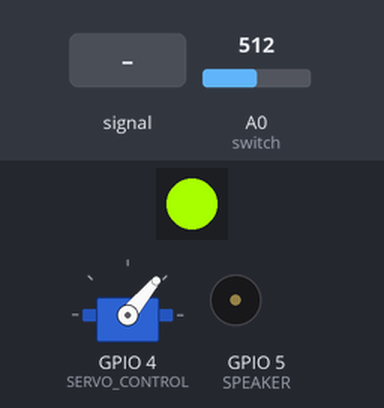
A sketch run on a simulated ESP8266 (NodeMCU). On the bench: 1 RGB LEDs in strip order, left to right, servo, buzzer (waves = sounding). The inputs (shaded band) are chosen by the test bench; at power-on: A0 (switch) = 512. Dim RGB values are drawn brighter than linear; WiFi joins after 1.5 s; servers stay silent unless stated; uploads are accepted with an empty reply; what the sketch prints to the serial monitor is not drawn.

Above: at 1.25 s.
1.3 s: A0 (switch) fed a 200 Hz sine of ±81 counts around its level
At 1.8 s:
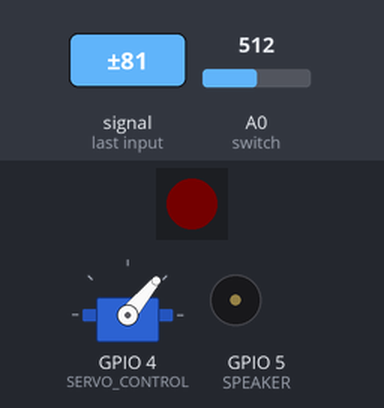
4.3 s: A0 (switch) set to 716
At 4.55 s:
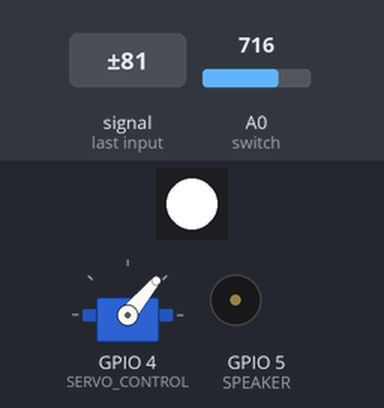
7.3 s: A0 (switch) set to 530
10.3 s: A0 (switch) set to 494
At 10.4 s:
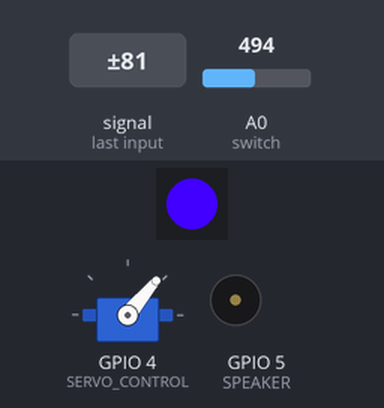
Timing chart, 0 to 21.1 s (numbered marks = the images above; inputs shaded):
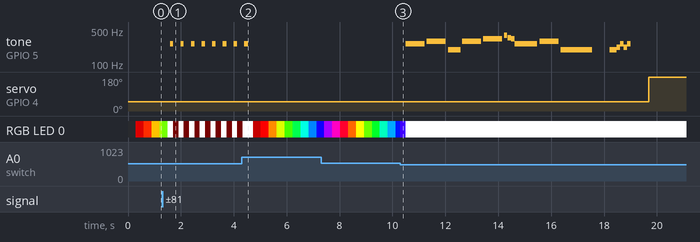

The sketch:

TwichtelgeschenkUselessBox.ino
```cpp
#include <Adafruit_NeoPixel.h>
#include <ESP8266WiFi.h>
#include <Wire.h>
#include <Arduino.h>
#include <Servo.h>
#include <Ticker.h>
#include <ESP8266HTTPClient.h>

unsigned long ulReqcount;
unsigned long ulReconncount;

// WiFi settings
const char* ssid = "vspace.one";
const char* password = "12345678";

extern "C" {
#include <user_interface.h>
}

// Notes
#define NOTE_B0  31
#define NOTE_C1  33
#define NOTE_CS1 35
#define NOTE_D1  37
#define NOTE_DS1 39
#define NOTE_E1  41
#define NOTE_F1  44
#define NOTE_FS1 46
#define NOTE_G1  49
#define NOTE_GS1 52
#define NOTE_A1  55
#define NOTE_AS1 58
#define NOTE_B1  62
#define NOTE_C2  65
#define NOTE_CS2 69
#define NOTE_D2  73
#define NOTE_DS2 78
#define NOTE_E2  82
#define NOTE_F2  87
#define NOTE_FS2 93
#define NOTE_G2  98
#define NOTE_GS2 104
#define NOTE_A2  110
#define NOTE_AS2 117
#define NOTE_B2  123
#define NOTE_C3  131
#define NOTE_CS3 139
#define NOTE_D3  147
#define NOTE_DS3 156
#define NOTE_E3  165
#define NOTE_F3  175
#define NOTE_FS3 185
#define NOTE_G3  196
#define NOTE_GS3 208
#define NOTE_A3  220
#define NOTE_AS3 233
#define NOTE_B3  247
#define NOTE_C4  262
#define NOTE_CS4 277
#define NOTE_D4  294
#define NOTE_DS4 311
#define NOTE_E4  330
#define NOTE_F4  349
#define NOTE_FS4 370
#define NOTE_G4  392
#define NOTE_GS4 415
#define NOTE_A4  440
#define NOTE_AS4 466
#define NOTE_B4  494
#define NOTE_C5  523
#define NOTE_CS5 554
#define NOTE_D5  587
#define NOTE_DS5 622
#define NOTE_E5  659
#define NOTE_F5  698
#define NOTE_FS5 740
#define NOTE_G5  784
#define NOTE_GS5 831
#define NOTE_A5  880
#define NOTE_AS5 932
#define NOTE_B5  988
#define NOTE_C6  1047
#define NOTE_CS6 1109
#define NOTE_D6  1175
#define NOTE_DS6 1245
#define NOTE_E6  1319
#define NOTE_F6  1397
#define NOTE_FS6 1480
#define NOTE_G6  1568
#define NOTE_GS6 1661
#define NOTE_A6  1760
#define NOTE_AS6 1865
#define NOTE_B6  1976
#define NOTE_C7  2093
#define NOTE_CS7 2217
#define NOTE_D7  2349
#define NOTE_DS7 2489
#define NOTE_E7  2637
#define NOTE_F7  2794
#define NOTE_FS7 2960
#define NOTE_G7  3136
#define NOTE_GS7 3322
#define NOTE_A7  3520
#define NOTE_AS7 3729
#define NOTE_B7  3951
#define NOTE_C8  4186
#define NOTE_CS8 4435
#define NOTE_D8  4699
#define NOTE_DS8 4978

#define PLAYSPEED        133  //= 15000/113 BPM
#define TONEDURATION     0.9  //Add little gap between the notes
#define LED_COUNT        1    //Only one Neopixel is used

//Hardware pins
#define NEOPIXELPIN       0
#define SERVO_POWER       2
#define SERVO_CONTROL     4
#define SPEAKER           5
#define MULTICOLOUR_R    12
#define MULTICOLOUR_G    13
#define MULTICOLOUR_B    14
#define MULTICOLOUR_TONE 15
#define CURRENTLY_UNUSED 16

//Machinestates
#define STATE_STARTUP     0
#define STATE_DEEPSLEEP   1
#define STATE_PLAY        2
#define STATE_TURN_OFF1   3
#define STATE_GO_SLEEP1   4
#define STATE_SLEEP1      5
#define STATE_TURN_OFF2   6
#define STATE_GO_SLEEP2   7
#define STATE_SLEEP2      8
#define STATE_TURN_OFF    9
#define STATE_KEEP_OFF   10
#define STATE_GO_SLEEP   11
#define STATE_SLEEP      12

//Variables
uint8_t state = STATE_STARTUP;
uint8_t state_old = -1;
uint8_t timeout = 23;
bool switch_state = false;
int8_t connection = -1;

//Config servo and neopixel
Servo myservo;
Adafruit_NeoPixel strip(LED_COUNT, NEOPIXELPIN, NEO_GRBW + NEO_KHZ800);

//Config timer interrupts
Ticker Tick;
Ticker Music;
Ticker RgbCycle;

//Send message to telegram via telegramiotbot.com
bool telegram(String Message = "", String Token = "59c3dc1a8b797") {
  int c;
  String Send = "";
  for (int i = 0; i < Message.length(); i++) {
    c = Message.charAt(i);
    if ( ('a' <= c && c <= 'z')
         || ('A' <= c && c <= 'Z')
         || ('0' <= c && c <= '9') ) {
      Send += char(c);
    } else {
      if (c <= 0x0F) {
        Send += "%0" + String(c, HEX);
      } else {
        Send += "%" + String(c, HEX);
      }
    }
  }

  HTTPClient http;
  http.begin("http://telegramiotbot.com/api/notify?token=" + Token + "&message=" + Send);
  int httpCode = http.GET();
  return httpCode != HTTP_CODE_OK;
}

//Every 50 ms; 20x per second
void tick() {
  if (timeout != 0) {
    timeout--;
  }
}

//Rickroll
int8_t music = 0;
void musicplayer() { // Plays music in 1/16 Notes
  if (music > 0 ) {
    switch (music) {
      case  1: tone(SPEAKER, NOTE_C4,  6 * PLAYSPEED * TONEDURATION); break;
      case  7: tone(SPEAKER, NOTE_D4,  6 * PLAYSPEED * TONEDURATION); break;
      case 13: tone(SPEAKER, NOTE_G3,  4 * PLAYSPEED * TONEDURATION); break;
      case 17: tone(SPEAKER, NOTE_D4,  6 * PLAYSPEED * TONEDURATION); break;
      case 23: tone(SPEAKER, NOTE_E4,  6 * PLAYSPEED * TONEDURATION); break;
      case 29: tone(SPEAKER, NOTE_G4,  1 * PLAYSPEED * TONEDURATION); break;
      case 30: tone(SPEAKER, NOTE_F4,  1 * PLAYSPEED * TONEDURATION); break;
      case 31: tone(SPEAKER, NOTE_E4,  1 * PLAYSPEED * TONEDURATION); break;
      case 32: tone(SPEAKER, NOTE_C4,  7 * PLAYSPEED * TONEDURATION); break;
      case 39: tone(SPEAKER, NOTE_D4,  6 * PLAYSPEED * TONEDURATION); break;
      case 45: tone(SPEAKER, NOTE_G3, 10 * PLAYSPEED * TONEDURATION); break;
      //         55                PAUSE     4
      case 59: tone(SPEAKER, NOTE_G3,  1 * PLAYSPEED * TONEDURATION); break;
      case 60: tone(SPEAKER, NOTE_G3,  1 * PLAYSPEED * TONEDURATION); break;
      case 61: tone(SPEAKER, NOTE_A3,  1 * PLAYSPEED * TONEDURATION); break;
      case 62: tone(SPEAKER, NOTE_C4,  1 * PLAYSPEED * TONEDURATION); break;
      case 63: tone(SPEAKER, NOTE_A3,  1 * PLAYSPEED * TONEDURATION); break;
      case 64: tone(SPEAKER, NOTE_C4,  1 * PLAYSPEED * TONEDURATION); break;
      case 70: music = -2; break;
    }
    music++;
  }
}

//Fading Neopixel
uint16_t fading = 0;
void rgbcycle() {
  if (fading != 0) {
    uint16_t pos = fading / 256;
    uint16_t fade = fading % 256;
    uint8_t r, g, b;
    switch (pos) {
      case 0:
        r = fade;
        g = 0;
        b = 0;
        break;
      case 1:
        r = 255;
        g = fade;
        b = 0;
        break;
      case 2:
        r = 255 - fade;
        g = 255;
        b = 0;
        break;
      case 3:
        r = 0;
        g = 255;
        b = fade;
        break;
      case 4:
        r = 0;
        g = 255 - fade;
        b = 255;
        break;
      case 5:
        r = fade;
        g = 0;
        b = 255;
        break;
      case 6:
        r = 255;
        g = 0;
        b = 255 - fade;
        break;
      case 7:
        fading = 255;
        break;
    }
    fading ++;
    strip.setPixelColor(0, strip.Color(r, g, b));
    strip.show();
  }
}

//Setup WLAN
void WiFiStart() {
  ulReconncount++;

  // Connect to WiFi network
  Serial.print("Connecting to ");
  Serial.println(ssid);

  WiFi.hostname("UselessBox");
  WiFi.begin(ssid, password);
  while (WiFi.status() != WL_CONNECTED) {
    delay(100);
      Serial.print(".");
  }
//  WiFi.config(IPAddress(192, 168, 2, 81), IPAddress(192, 168, 2, 1), IPAddress(255, 255, 255, 0), IPAddress(192, 168, 2, 1));

  Serial.println("WiFi connected");

  telegram("UselessBox:\nWiFi connected!\nTry: " + String(ulReconncount));

  // Print the IP address
  Serial.println(WiFi.localIP());
}

//Startup
void setup() {
  // put your setup code here, to run once:
  Serial.begin(115200);
  Serial.print("Started");

  pinMode(MULTICOLOUR_TONE, OUTPUT);
  pinMode(MULTICOLOUR_R, OUTPUT);
  pinMode(MULTICOLOUR_G, OUTPUT);
  pinMode(MULTICOLOUR_B, OUTPUT);
  pinMode(SPEAKER, OUTPUT);
  pinMode(SERVO_POWER, OUTPUT);
  digitalWrite(SERVO_POWER, HIGH);

  strip.setBrightness(255); // Set BRIGHTNESS to about 1/5 (max = 255)
  strip.begin();
  strip.show();

  WiFi.mode(WIFI_STA);


  Music.attach_ms(PLAYSPEED, musicplayer);
  Tick.attach_ms(50, tick);
  RgbCycle.attach_ms(2, rgbcycle);

  digitalWrite(MULTICOLOUR_R, 1);
  digitalWrite(MULTICOLOUR_G, 0);
  digitalWrite(MULTICOLOUR_B, 0);
  strip.setPixelColor(0, strip.Color(0, 0, 0));
  strip.show();
  myservo.attach(SERVO_CONTROL);
  digitalWrite(SERVO_POWER, LOW);
  myservo.write(50);
}

//Main loop
void loop() {
  // put your main code here, to run repeatedly:
  if (WiFi.status() != WL_CONNECTED){//Restart WLAN connection if needed
//    WiFiStart();
  }
  if (analogRead(A0) < 512) {//read  switch state
    if (switch_state == false){//detect change
      switch_state = true;
      telegram("Switched on!");
    }
    if (state == STATE_STARTUP or state == STATE_DEEPSLEEP) {
      state = STATE_PLAY;
      fading = 0;
      music = 1;
      digitalWrite(MULTICOLOUR_R, 0);
      digitalWrite(MULTICOLOUR_G, 1);
      digitalWrite(MULTICOLOUR_B, 0);
      strip.setPixelColor(0, strip.Color(0, 0, 0, 255));
      strip.show();
    } else if (music <= 0 and state != STATE_TURN_OFF1 and state != STATE_TURN_OFF2 and state != STATE_TURN_OFF) {
      if (state == STATE_GO_SLEEP or state == STATE_SLEEP or state == STATE_GO_SLEEP2 or state == STATE_SLEEP2 or state == STATE_KEEP_OFF){
        state = STATE_TURN_OFF;
      } else if (state == STATE_GO_SLEEP1 or state == STATE_SLEEP1){
        state = STATE_TURN_OFF2;
      } else {
        state = STATE_TURN_OFF1;
      }
      fading = 0;
      myservo.attach(SERVO_CONTROL);
      digitalWrite(SERVO_POWER, LOW);
      myservo.write(180);
      digitalWrite(MULTICOLOUR_R, 0);
      digitalWrite(MULTICOLOUR_G, 0);
      digitalWrite(MULTICOLOUR_B, 1);
      strip.setPixelColor(0, strip.Color(0, 0, 0, 255));
      strip.show();
    }
    timeout = 73;
  } else {
    if (switch_state == true){//detect change
      switch_state = false;
      telegram("Switched off!");
    }

    if (fading == 0) {
      fading = 1;
    }

    if (state == STATE_PLAY or state == STATE_TURN_OFF1 or state == STATE_TURN_OFF2 or (state == STATE_KEEP_OFF and timeout == 0)){
      if (state == STATE_PLAY){
        state = STATE_DEEPSLEEP;
        music = 0;
        noTone(SPEAKER);
      } else if (state == STATE_TURN_OFF1) {
        state = STATE_GO_SLEEP1;
      } else if (state == STATE_TURN_OFF2) {
        state = STATE_GO_SLEEP2;
      } else {
        state = STATE_GO_SLEEP;
      }
      digitalWrite(MULTICOLOUR_R, 1);
      digitalWrite(MULTICOLOUR_G, 0);
      digitalWrite(MULTICOLOUR_B, 0);
      strip.setPixelColor(0, strip.Color(0, 0, 0));
      myservo.write(50);
      strip.show();
      timeout = 23;
    }

    if (state == STATE_TURN_OFF){
      state = STATE_KEEP_OFF;
      digitalWrite(MULTICOLOUR_R, 1);
      digitalWrite(MULTICOLOUR_G, 1);
      digitalWrite(MULTICOLOUR_B, 0);
      myservo.attach(SERVO_CONTROL);
      digitalWrite(SERVO_POWER, LOW);
      myservo.write(120);
      timeout = 42;
    }

    if (timeout == 0){
      if (state == STATE_STARTUP){
        state = STATE_DEEPSLEEP;
        myservo.detach();
        digitalWrite(SERVO_POWER, HIGH);
      } else if (state == STATE_GO_SLEEP1 or state == STATE_GO_SLEEP2 or state == STATE_GO_SLEEP) {
        if (state == STATE_GO_SLEEP1){
          state = STATE_SLEEP1;
        } else if (state == STATE_GO_SLEEP2){
          state = STATE_SLEEP2;
        } else {
          state = STATE_SLEEP;
        }
        myservo.detach();
        digitalWrite(SERVO_POWER, HIGH);
        timeout = 73;
      } else if(state == STATE_SLEEP1 or state == STATE_SLEEP2 or state == STATE_SLEEP) {
        state = STATE_DEEPSLEEP;
      }
    }
  }
}
```

Measured:
- the behaviour switches between 512 and 511 on A0 (switch) (found by bisection; images 2 and 3)
- after the input at 1.3 s, tone on GPIO 5 (SPEAKER): alternates 262 Hz for 0.13 s and silent for 0.28 s, starting after 0.30 s
- after the input at 4.3 s, tone on GPIO 5 (SPEAKER): goes on until 4.5 s, then stays silent
- after the input at 10.3 s, tone on GPIO 5 (SPEAKER): plays 262 Hz for 0.72 s, 294 Hz for 0.72 s, 196 Hz for 0.48 s, 294 Hz for 0.72 s, 330 Hz for 0.72 s, 392 Hz for 0.12 s … (17 notes in this stretch), starting after 0.21 s; servo on GPIO 4 (SERVO_CONTROL): 50° → 180° after 9.4 s
